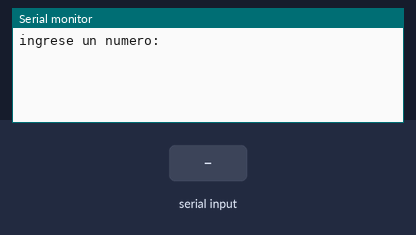
The sketch below on a simulated Arduino Uno, built with avr-gcc and run on an emulated ATmega328P. On the bench: the last lines printed to the serial monitor. Inputs (shaded band) come from the test bench.

Above: at 1.2 s.
1.3 s: "90,45\n" received over Serial
At 2.5 s:
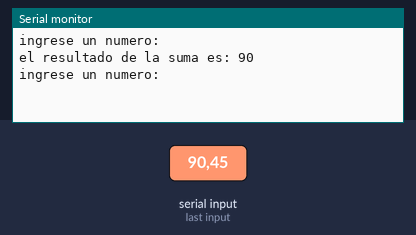
2.8 s: "30,150\n" received over Serial
At 3.8 s:
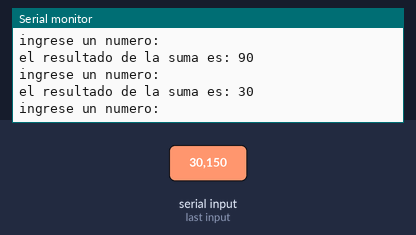

Measured:
- after the input at 1.3 s, the serial monitor: prints a new line at once (image 1)
- after the input at 2.8 s, the serial monitor: prints a new line at once (image 2)

The sketch:

problema17.ino
```cpp
// C++ code
//
void setup()
{
  Serial.begin(115200);
  Serial.println();
}

void loop()
{
  int num, sum1 = 0, sum2 = 0, sum3 = 0;
  Serial.print("ingrese un numero: ");
  while(Serial.available() == 0){}
  num = Serial.readStringUntil('\n').toInt();
  Serial.println();
  for (int i = 1; i <= num/2; i++)
  {
    if (num%i == 0)
    {
      sum1 += i;
    }
  }
  for (int i = 1; i <= num; i++)
  {
    for (int j = 1; j <= i/2; j++)
    {
      if (i%j == 0)
      {
        sum2 += j;
      }
    }
    if (sum1 == i && sum2 == num)
    {
      sum3 += i;
    }
    sum2 = 0;
  }
  Serial.print("el resultado de la suma es: ");
  Serial.println(sum3 + num);
}
```
